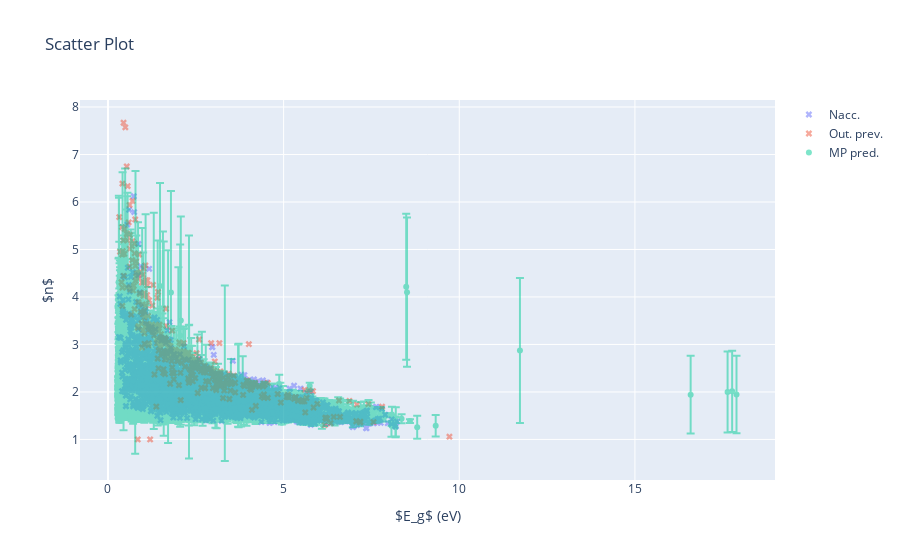

Write notebook code for a chart like this one.
### Markdown cell above
### Vis.

### Code cell
# Scatter plot for Nacc.
scatter_naccarato = go.Scatter(
    x=data_naccarato['x'],
    y=data_naccarato['y'],
    mode='markers',
    marker=dict(symbol='x'),
    name='Nacc.',
    opacity=0.5
)

# Scatter plot for the current v outputs without the outliers.
scatter_outputs_filtout = go.Scatter(
    x=data_outputs_filtouts['x'],
    y=data_outputs_filtouts['y'],
    mode='markers',
    marker=dict(symbol='x'),
    name='Out. prev.',
    opacity=0.5
)

# Scatter plot for MP pred.
scatter_mp_pred = go.Scatter(
    x=data_mp_pred['x'],
    y=data_mp_pred['y'],
    mode='markers',
    error_y=data_mp_pred['error_y'],
    # marker='.',
    # line=dict(color='darkorange'),
    name='MP pred.',
    text=[struc["id"] for struc in strucs_mp_filt_odd],
    opacity=0.5
)

# Layout
layout = go.Layout(
    title=dict(text='Scatter Plot'),
    xaxis=dict(title='$E_g$ (eV)', showgrid=True),
    yaxis=dict(title='$n$', showgrid=True),
    legend=dict(font=dict(size=12))
)

# Create figure
fig = go.Figure(data=[scatter_naccarato, scatter_outputs_filtout, scatter_mp_pred], layout=layout)

# Show figure
fig.show()

### Figure 1 — Plotly figure (JSON) as saved in the notebook; plotly's stock layout.template omitted (floating-point values rounded to 4 significant figures; data arrays with more than 128 entries replaced by an {"elided": "..."} marker saying what was removed)
{"data": [{"marker": {"symbol": "x"}, "mode": "markers", "name": "Nacc.", "opacity": 0.5, "type": "scatter", "x": {"elided": "4001 float values"}, "y": {"elided": "4001 float values"}}, {"marker": {"symbol": "x"}, "mode": "markers", "name": "Out. prev.", "opacity": 0.5, "type": "scatter", "x": {"elided": "366 float values"}, "y": {"elided": "366 float values"}}, {"error_y": {"array": {"elided": "23776 float values"}, "visible": true}, "mode": "markers", "name": "MP pred.", "opacity": 0.5, "text": {"elided": "23776 str values"}, "type": "scatter", "x": {"elided": "23776 float values"}, "y": {"elided": "23776 float values"}}], "layout": {"legend": {"font": {"size": 12}}, "title": {"text": "Scatter Plot"}, "xaxis": {"showgrid": true, "title": {"text": "$E_g$ (eV)"}}, "yaxis": {"showgrid": true, "title": {"text": "$n$"}}}}
